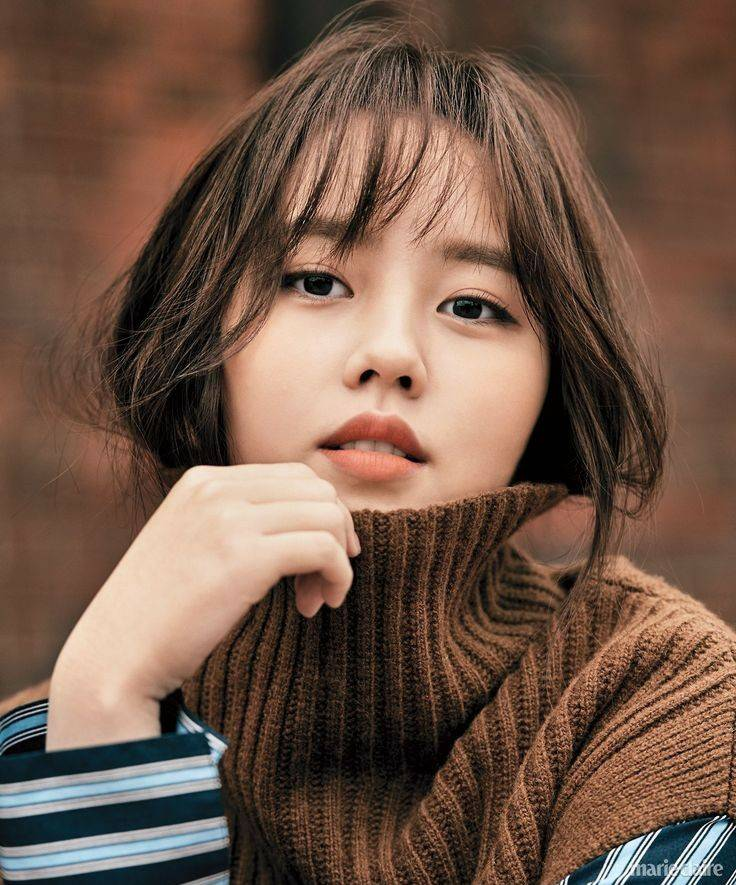
#> input picture assets/521122.jpg, 736 x 885 px, given in place of 1095253.jpg, which was not available
$ python compress.py
#> lines starting #> are read from the running program, lines starting #| are printed output that depends on the picture; pictures that were not available may be replaced by others from this repository, and a replacement may not be noted
#> the answer given: ../assets/521122.jpg
#> further down, img is the input picture: PIL image 736x885 RGB; mean R, G, B 114.6, 87.8, 72.6
import numpy as np
from numpy.linalg import norm
import matplotlib.pyplot as plt
from PIL import Image
from time import time
import os

# [39 lines left out: functions svd1d, svd2, not called in this run]

def svd(A, k, epsilon=1e-8):
#> called with k = 70, epsilon = 1e-08
    A = np.array(A,dtype=np.float64)
    m = A.shape[0]
#> m = 885
    n = A.shape[1]
#> n = 736
    X=A.copy()
    if m>=n:
        A = np.dot(A.T,A)
#> A: shape (736, 736) float64
        val = n
#> val = 736
    else:
        A = np.dot(A,A.T)
        val = m
    now = np.random.rand(val, k)
    now , r = np.linalg.qr(now)
    for i in range(250):
        temp = now
        Z = np.dot(A,now)
        now, R = np.linalg.qr(Z)
        error = ((now-temp) ** 2).sum()
        if error < epsilon:
            break
#> this loop made 250 passes
#> error on passes 1 to 3: 129, 66.23, 30.76
#> pass 1, in svd, `now, R = np.linalg.qr(Z)`:
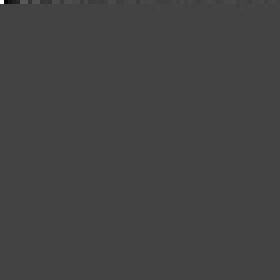
#> R: shape (70, 70) float64 (shown 4 times larger); min -2.77e+09, max 7.7e+09, mean 384813.8; drawn with min black and max white
    idx = np.argsort(np.diag(R))[::-1]
#> idx = 70 values from 0 to 69
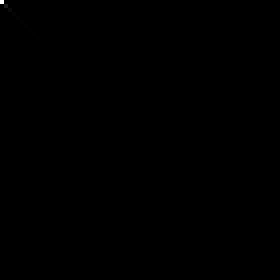
#> R: shape (70, 70) float64 (shown 4 times larger); min -9776.5, max 8.97e+09, mean 2297942.3; drawn with min black and max white
    sing=np.sqrt(np.diag(R)[idx])
#> sing = 70 values, max 94733.1 at index 0, min 1262.1 at index 69, mean 4912.1
    now = now[:,idx]
    if m<n:
        u=now
        v=np.dot(np.linalg.inv(np.diag(sing)),np.dot(u.T,X))
    else:
        v=now.T
        u=np.dot(X,np.dot(v.T,np.linalg.inv(np.diag(sing))))
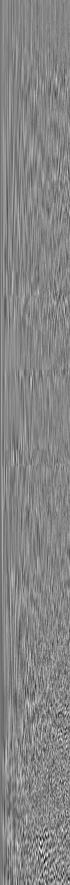
#> u: shape (885, 70) float64; min -0.251, max 0.227, mean -0.000568; drawn with min black and max white
    return u, sing, v

def compress_image(img,k):
    print("processing...")
    if(len(img.shape) > 2): #rgb
        r = img[:,:,0]
        g = img[:,:,1]
        b = img[:,:,2]
        ur,sigr,vr = svd(r,k)
#> sigr has the same summary as sing in svd
        print("compressing...")
        ug,sigg,vg = svd(g,k)
#> the loop in svd (call 2), `for i in range(250):` made 250 passes
#> error on passes 1 to 3: 138.2, 64.35, 35.13
#> pass 1, in svd (call 2), `now, R = np.linalg.qr(Z)`:
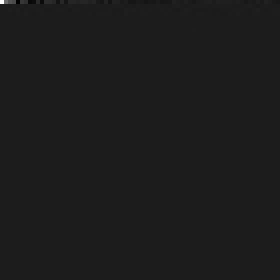
#> R: shape (70, 70) float64 (shown 4 times larger); min -577868120.6, max 4.55e+09, mean 1812005.8; drawn with min black and max white
#> in svd (call 2), `idx = np.argsort(np.diag(R))[::-1]`: idx = 70 values, max 69 at index 68, min 0 at index 0, mean 34.5
#> in svd (call 2), `sing=np.sqrt(np.diag(R)[idx])`: sing = 70 values, max 72768.3 at index 0, min 1141.2 at index 69, mean 4055.8
#> sigg has the same summary as sing in svd
        ub,sigb,vb = svd(b,k)
#> call 3 of svd, with k = 70, epsilon = 1e-08
#> the loop in svd (call 3), `for i in range(250):` made 250 passes
#> error on passes 1 to 3: 135.5, 52.65, 42.23
#> pass 1, in svd (call 3), `now, R = np.linalg.qr(Z)`:
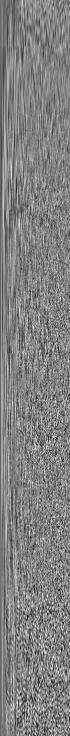
#> now: shape (736, 70) float64; min -0.174, max 0.167, mean -0.00054; drawn with min black and max white
#> in svd (call 3), `idx = np.argsort(np.diag(R))[::-1]`: idx = 70 values from 0 to 69
#> in svd (call 3), `sing=np.sqrt(np.diag(R)[idx])`: sing = 70 values, max 60601.8 at index 0, min 1086.5 at index 69, mean 3664.8
#> in svd (call 3), `u=np.dot(X,np.dot(v.T,np.linalg.inv(np.diag(sing))))`:
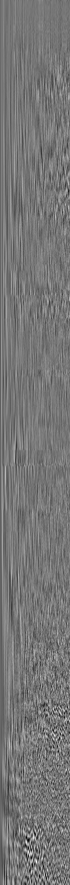
#> u: shape (885, 70) float64; min -0.224, max 0.255, mean -0.000554; drawn with min black and max white
#> sigb has the same summary as sing in svd
        rr = np.dot(ur[:,:k],np.dot(np.diag(sigr[:k]), vr[:k,:]))
        rg = np.dot(ug[:,:k],np.dot(np.diag(sigg[:k]), vg[:k,:]))
        rb = np.dot(ub[:,:k],np.dot(np.diag(sigb[:k]), vb[:k,:]))
        return rr,rg,rb
    else: #greyscale
        print("compressing...")
        u,s,v = svd(img,k)
        r = np.dot(u[:,:k],np.dot(np.diag(s[:k]), v[:k,:]))
        return r

def arrangeRGB(img,rr,rg,rb):
    print("arranging...")
    result = np.zeros(img.shape)
    result[:,:,0] = rr
    result[:,:,1] = rg
    result[:,:,2] = rb
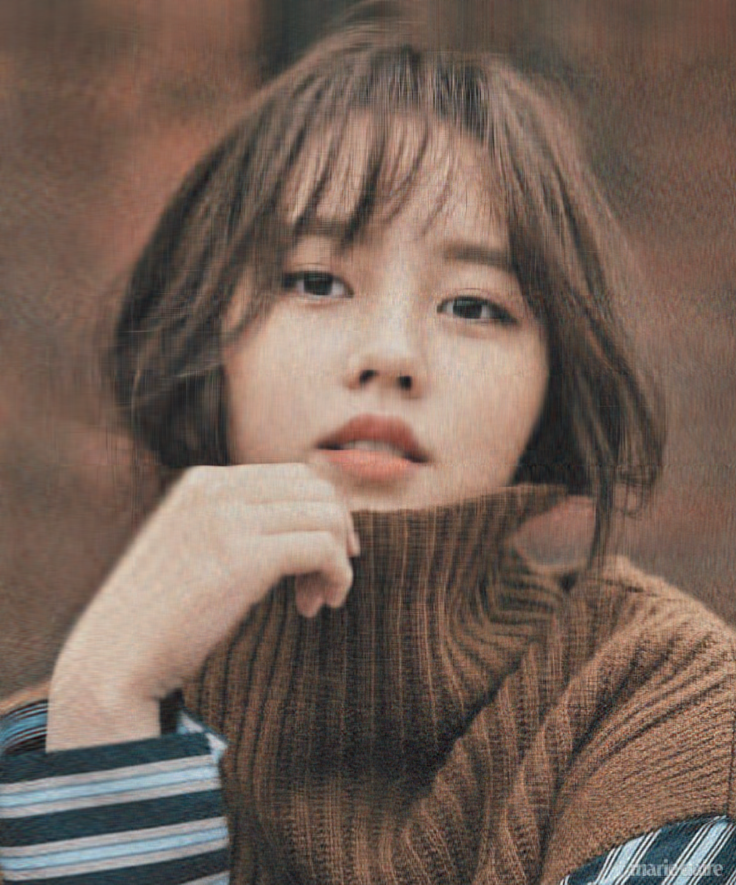
#> result: shape (885, 736, 3) float64; mean of channels 0, 1, 2 114.6, 87.8, 72.6; drawn with min black and max white
    for i in range (np.shape(result)[0]):
        for j in range (np.shape(result)[1]):
            for k in range (np.shape(result)[2]):
                if result[i,j,k] < 0:
                    result[i,j,k] = abs(result[i,j,k])
                if result[i,j,k] > 255:
                    result[i,j,k] = 255
    result = result.astype(np.uint8)
    return result

# [12 lines left out: function arrangegs, not called in this run]

start = time()
image_name = input("Masukkan nama image: ")
path = 'assets\\' + image_name
img = Image.open(r'C:\Users\airat\OneDrive\Pictures\wp\1095253.jpg')
img = np.asarray(img)
if(len(img.shape) > 2):
    rr,rg,rb = compress_image(img,70)
    result = arrangeRGB(img,rr,rg,rb)
else:
    r = compress_image(img,50)
    result = arrangegs(img,r)
image = Image.fromarray(result)
plt.imshow(image)
plt.show()
# filename = input("Masukkan nama file: ")
# path = 'assets\\' + filename
image.save(r'C:\Users\airat\OneDrive\Pictures\wp\1095253_2.jpg','JPEG')
print(f'Time taken to run: {time() - start} seconds')

$ run again, on assets/💛 (@goddessoftearss).jpg
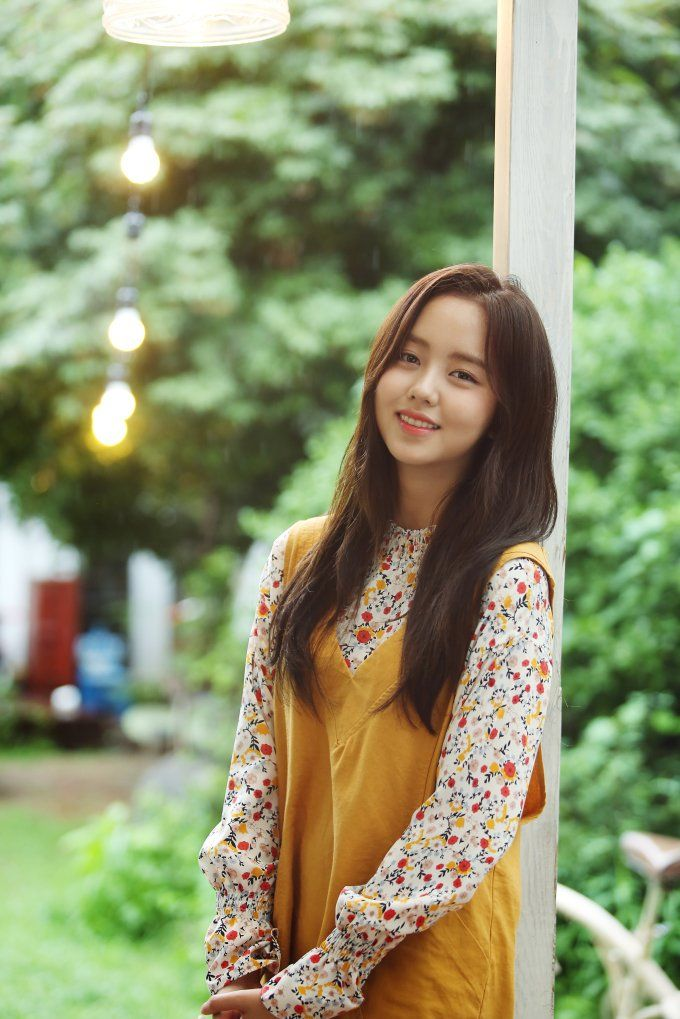
#> input picture assets/💛 (@goddessoftearss).jpg, 680 x 1019 px, given in place of 1095253.jpg, which was not available
#> img is the input picture: PIL image 680x1019 RGB; mean R, G, B 140.8, 147.1, 110
#> the loop in svd, `for i in range(250):` made 250 passes
#> error on passes 1 to 3: 124.6, 74.99, 42.32
#> idx = 70 values, max 69 at index 69, min 0 at index 0, mean 34.5
#> sing = 70 values, max 119700.6 at index 0, min 962.7 at index 69, mean 4820.9
#> sigr has the same summary as sing in svd
#> the loop in svd (call 2), `for i in range(250):` made 250 passes
#> error on passes 1 to 3: 134.2, 59.85, 30.57
#> sigg = 70 values, max 125744.7 at index 0, min 1034.3 at index 69, mean 5187
#> the loop in svd (call 3), `for i in range(250):` made 250 passes
#> error on passes 1 to 3: 138.4, 49.56, 34.86
#> idx = 70 values from 0 to 69
#> sing = 70 values, max 96169.7 at index 0, min 1085.3 at index 69, mean 4994.8
#> in svd (call 3), `u=np.dot(X,np.dot(v.T,np.linalg.inv(np.diag(sing))))`:
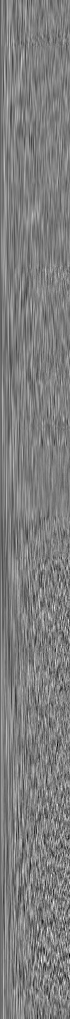
#> u: shape (1019, 70) float64; min -0.18, max 0.181, mean -0.000436; drawn with min black and max white
#> sigb has the same summary as sing in svd
#> in arrangeRGB, `result[:,:,2] = rb`:
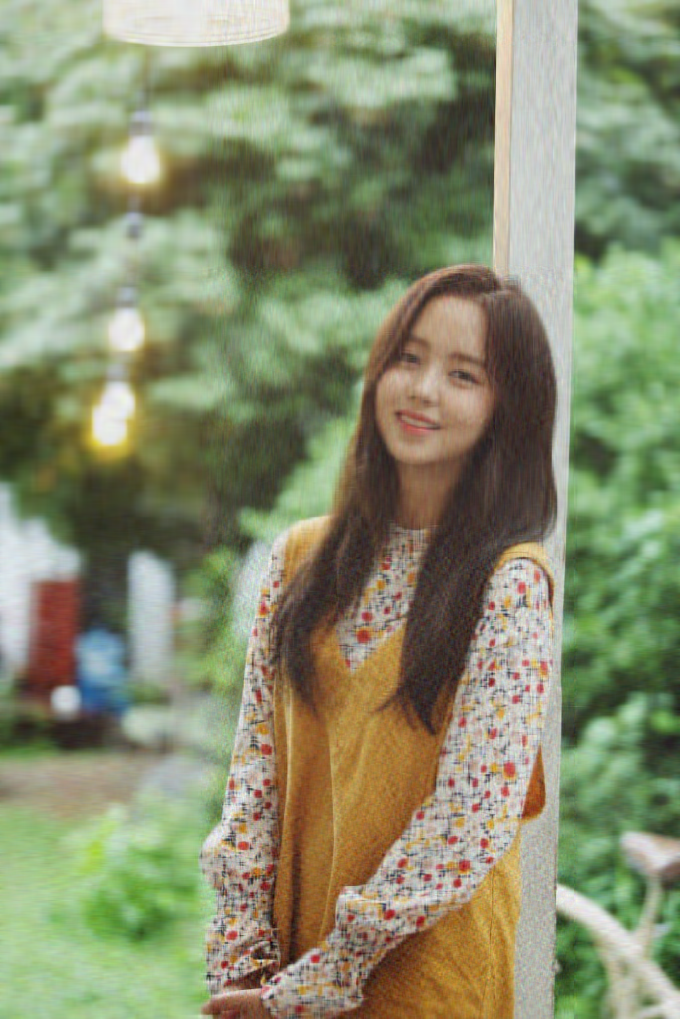
#> result: shape (1019, 680, 3) float64; mean of channels 0, 1, 2 140.8, 147.1, 110; drawn with min black and max white
